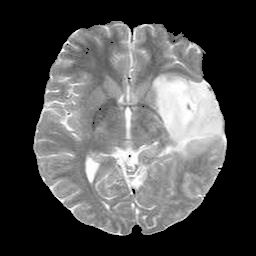
#> input picture src/extracted_brain.jpg, 256 x 256 px
$ python -i segment.py   (imports and definitions only)
#> lines starting #> are read from the running program, lines starting #| are printed output that depends on the picture; after the words box and inside, x2 and y2 are one past the last pixel; in counts of white or black regions, pixels touching at a corner belong together
#> further down, picture is the input picture: shape (256, 256); min 0, max 255, mean 79.7
import cv2
import numpy as np

def segment_tumor(image):
    # Convert grayscale image to color to prepare for coloring the mask
    image_color = cv2.cvtColor(image, cv2.COLOR_GRAY2BGR)

    # Apply a binary threshold to the image to create a mask where the tumor is highlighted
    _, mask = cv2.threshold(image, 160, 255, cv2.THRESH_BINARY)
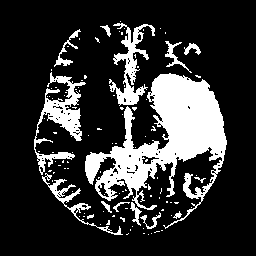
#> mask: shape (256, 256); 20.1% white; 107 white regions (92 under 20 px), largest, box (x1, y1, x2, y2) and area: (85, 73, 227, 229) 8466, (34, 72, 86, 175) 1652, (109, 23, 155, 106) 1244
    # Create a kernel for morphological operations
    kernel = np.ones((5, 5), np.uint8)
    # Clean up the mask using an opening operation to remove noise
    mask_cleaned = cv2.morphologyEx(mask, cv2.MORPH_OPEN, kernel)
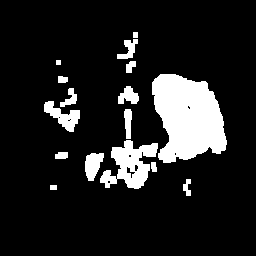
#> mask_cleaned: shape (256, 256); 12.8% white; 16 white regions, largest, box (x1, y1, x2, y2) and area: (152, 74, 227, 163) 4780, (100, 140, 158, 189) 1489, (44, 101, 80, 132) 502

    # Convert the cleaned mask to a green color mask
    green_mask = cv2.cvtColor(mask_cleaned, cv2.COLOR_GRAY2BGR)
    green_mask[mask_cleaned == 255] = [0, 128, 0]  # Set the tumor area to green
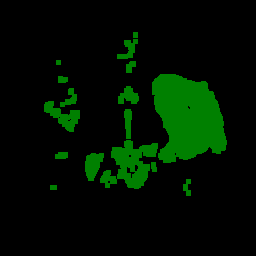
#> green_mask: shape (256, 256, 3); mean B, G, R 0, 16.4, 0

    # Blend the original color image with the green mask to highlight the tumor
    highlighted_image = cv2.addWeighted(image_color, 0.5, green_mask, 1.0, 0)
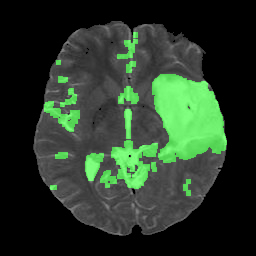
#> highlighted_image: shape (256, 256, 3); mean B, G, R 39.8, 56.2, 39.8
    return highlighted_image


def apply_intensity_color_map(image):
    # Convert grayscale image to color to facilitate color blending
    image_color = cv2.cvtColor(image, cv2.COLOR_GRAY2BGR)

    # Apply a binary threshold to isolate high intensity areas
    _, mask = cv2.threshold(image, 160, 255, cv2.THRESH_BINARY)
    # Define a kernel for morphological operations
    kernel = np.ones((5, 5), np.uint8)
    # Clean the mask using an opening operation
    mask_cleaned = cv2.morphologyEx(mask, cv2.MORPH_OPEN, kernel)

    # Apply color map
    color_map = cv2.applyColorMap(image, cv2.COLORMAP_JET)
    # Mask the color map so only the high intensity areas are colored
    color_map_masked = cv2.bitwise_and(color_map, color_map, mask=mask_cleaned)
    # Blend the original color image with the color mapped high intensity areas
    highlighted_image = cv2.addWeighted(image_color, 0.5, color_map_masked, 1.0, 0)
    return highlighted_image

>>> import cv2
>>> picture = cv2.imread('extracted_brain.jpg', cv2.IMREAD_GRAYSCALE)
>>> result = segment_tumor(picture)

$ run again, on src/a-Original-MRI-brain-tumor-image-b-Colored-MRI-image.png
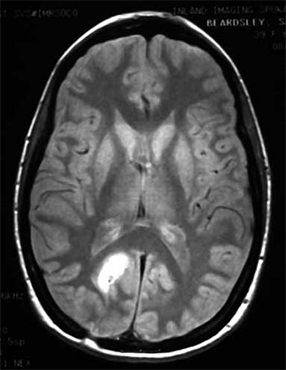
#> input picture src/a-Original-MRI-brain-tumor-image-b-Colored-MRI-image.png, 286 x 370 px
#> picture is the input picture: shape (370, 286); min 0, max 255, mean 66.2
#> in segment_tumor, `_, mask = cv2.threshold(image, 160, 255, cv2.THRESH_BINARY)`:
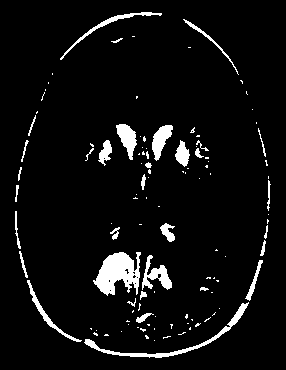
#> mask: shape (370, 286); 5.9% white; 111 white regions (78 under 20 px), largest, box (x1, y1, x2, y2) and area: (93, 252, 141, 296) 1276, (84, 302, 249, 358) 761, (142, 255, 172, 290) 446
#> mask_cleaned: shape (370, 286); 2.7% white; 12 white regions, largest, box (x1, y1, x2, y2) and area: (96, 252, 139, 294) 1048, (117, 124, 136, 156) 386, (152, 125, 172, 158) 380
#> in segment_tumor, `highlighted_image = cv2.addWeighted(image_color, 0.5, green_mask, 1.0,..`:
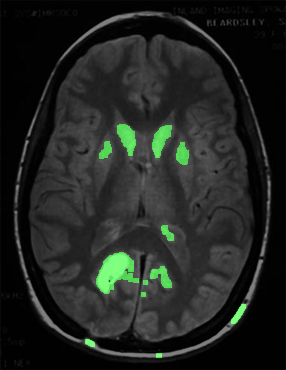
#> highlighted_image: shape (370, 286, 3); mean B, G, R 33.1, 36.6, 33.1
